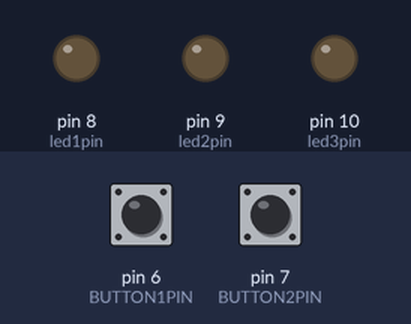
Recording of a sketch running on a simulated Arduino Uno, built with avr-gcc and run on an emulated ATmega328P. Parts: output pins drawn as LEDs (lit = HIGH). The test bench sets the inputs (shaded band); at power-on: pin 6 (BUTTON1PIN) LOW, pin 7 (BUTTON2PIN) LOW.

Above: at 1.2 s.
1.3 s: pin 6 (BUTTON1PIN) pulled HIGH for 0.15 s
At 1.8 s:
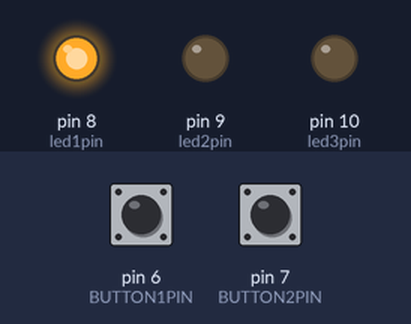
4.4 s: pin 7 (BUTTON2PIN) pulled HIGH for 0.15 s
At 5.2 s:
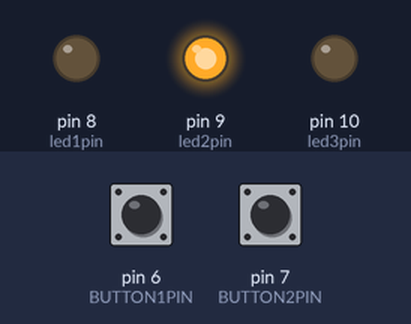
7.5 s: pin 7 (BUTTON2PIN) pulled HIGH for 1 s
At 10.4 s:
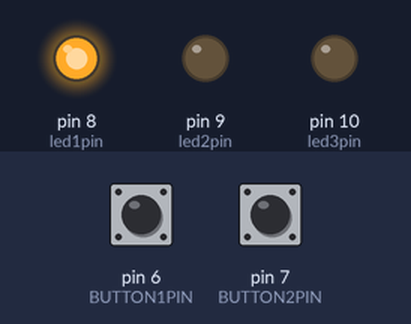
11.5 s: pin 7 (BUTTON2PIN) pulled HIGH for 3.2 s
At 16.1 s:
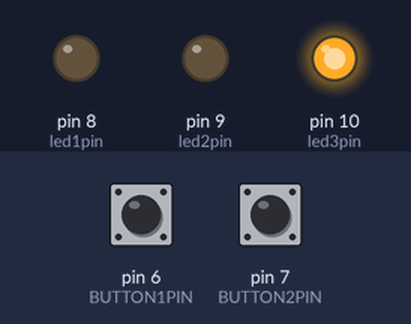
Timing chart, 0 to 17.9 s (numbered marks = the images above; inputs shaded):
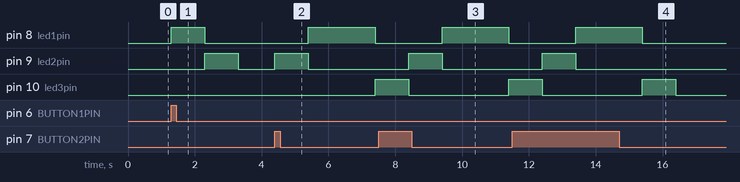

Measured:
- after the input at 1.3 s, pin 8 (led1pin): LOW → HIGH at once, → LOW 1.0 s later; pin 9 (led2pin): LOW → HIGH after 1.0 s, → LOW 1.0 s later
- after the input at 4.4 s, pin 8 (led1pin): LOW → HIGH after 1.0 s, → LOW 2.0 s later; pin 9 (led2pin): LOW → HIGH at once, → LOW 1.0 s later; pin 10 (led3pin): LOW → HIGH after 3.0 s
- after the input at 7.5 s, pin 8 (led1pin): LOW → HIGH after 1.9 s, → LOW 2.0 s later; pin 9 (led2pin): LOW → HIGH after 0.90 s, → LOW 1.0 s later
- after the input at 11.5 s, pin 8 (led1pin): LOW → HIGH after 1.9 s, → LOW 2.0 s later; pin 9 (led2pin): LOW → HIGH after 0.90 s, → LOW 1.0 s later

The sketch:

3._Hafta.ino
```cpp
#define BUTTON1PIN 6
#define BUTTON2PIN 7

bool but1durum;
bool but2durum;

const int led1pin = 8;
const int led2pin = 9;
const int led3pin = 10;

void setup()
{
  // Butonlar
  pinMode(BUTTON1PIN, INPUT);
  pinMode(BUTTON2PIN, INPUT);

  //Ledler
  pinMode(led1pin, OUTPUT);
  pinMode(led2pin, OUTPUT);
  pinMode(led3pin, OUTPUT);

  //Serial.begin(9600);
}

void loop()
{
  but1durum = digitalRead(BUTTON1PIN);
  but2durum = digitalRead(BUTTON2PIN);

  /*
  Serial.print("Buton 1 durumu: ");
  Serial.println(but1durum);
  Serial.print("Buton 2 durumu: ");
  Serial.println(but2durum);
  Serial.println("---------------------");
  */

  if (but1durum == 1)
  {
    digitalWrite(8, HIGH);
    delay(1000);
    digitalWrite(8, LOW);
    digitalWrite(9, HIGH);
    delay(1000);
    digitalWrite(9, LOW);
  }
  else if (but2durum == 1)
  {
    digitalWrite(9, HIGH);
    delay(1000);
    digitalWrite(9, LOW);
    digitalWrite(8, HIGH);
    delay(2000);
    digitalWrite(8, LOW);
    digitalWrite(10, HIGH);
    delay(1000);
    digitalWrite(10, LOW);
  }
  else
  {
    digitalWrite(8, LOW);
    digitalWrite(9, LOW);
    digitalWrite(10, LOW);
  }
}
```
